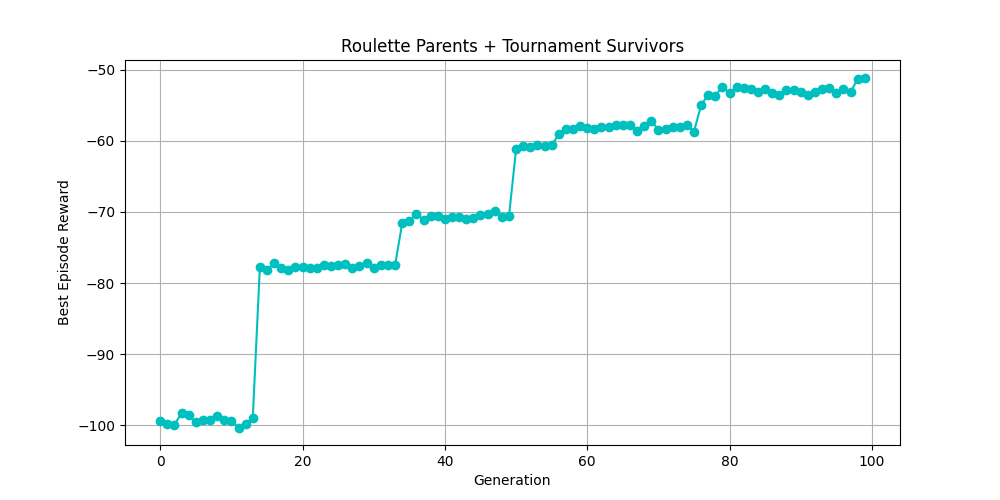

This figure's Python source:
import gymnasium as gym
import numpy as np
import random
import matplotlib.pyplot as plt
import copy

def evalfitness(chromosome, render_mode=None):
    env = gym.make("HalfCheetah-v5", render_mode=render_mode) 
    observation, info = env.reset()
    episode_reward = 0
    terminated = False
    truncated = False
    keyframe_index = 0
    K = len(chromosome) 
    remaining_steps = int(chromosome[keyframe_index][-1])
    while not (terminated or truncated):
        action = chromosome[keyframe_index][:-1]
        observation, reward, terminated, truncated, info = env.step(action)
        episode_reward += reward
        remaining_steps -= 1
        if remaining_steps <= 0:
            keyframe_index = (keyframe_index + 1) % K
            remaining_steps = int(chromosome[keyframe_index][-1])
    env.close()
    return episode_reward

def initPopulation(populationSize, numKeyframes):
    population = []
    for _ in range(populationSize):
        chromosome = []
        for _ in range(numKeyframes):
            torques = np.random.uniform(-1.0, 1.0, 6)
            duration = np.random.randint(5, 51)
            gene = np.append(torques, duration)
            chromosome.append(gene)
        population.append(chromosome)
    return population

def tourneySelection(population, fitnessScores):
    parentA, parentB = random.sample(range(len(population)), 2)
    if fitnessScores[parentA] > fitnessScores[parentB]:
        return population[parentA]
    else:
        return population[parentB]

def truncationSelection(pool, scores, numSelections):
    sortedPool = sorted(zip(pool, scores), key=lambda x: x[1], reverse=True)
    selected = [indiv for indiv, score in sortedPool[:numSelections]]
    selectedScores = [score for indiv, score in sortedPool[:numSelections]]
    return selected, selectedScores

def rouletteSelection(pool, scores, numSelections, replace=False):
    minScore = min(scores)
    shiftedScores = [s - minScore + 1e-6 for s in scores]
    sumScores = sum(shiftedScores)
    probabilities = [s / sumScores for s in shiftedScores]
    selectedIndices = np.random.choice(
        len(pool), 
        size=numSelections, 
        replace=replace, 
        p=probabilities
    )
    selected = [pool[i] for i in selectedIndices]
    selectedScores = [scores[i] for i in selectedIndices]
    return selected, selectedScores

def crossover(parent1, parent2):
    K_len = len(parent1)
    cp = random.randint(1, K_len - 1)
    child = parent1[:cp] + parent2[cp:]
    return child

def mutate(chromosome, mutation_rate=0.1):
    if random.random() < mutation_rate:
        randGene = random.randint(0, len(chromosome) - 1)
        randPara = random.randint(0, 6)
        if randPara < 6:
            chromosome[randGene][randPara] = np.random.uniform(-1.0, 1.0)
        else:
            chromosome[randGene][randPara] = np.random.randint(5, 51)
    return chromosome

def main():
    populationSize = 20
    nkeyframes = 5
    numGenerations = 100
    numOffspring = 10
    
    P1 = initPopulation(populationSize, nkeyframes)
    print("Evaluating initial population (Silent)...")
    fitnessScores = [evalfitness(chrom, render_mode=None) for chrom in P1]
    print(f"Initial Scores: {fitnessScores}")
    rewardsHistory = []

    for gen in range(numGenerations):
        parents, _ = rouletteSelection(P1, fitnessScores, numOffspring * 2, replace=True)
        newChildren = []        
        for i in range(numOffspring):
            p1 = parents[2 * i]
            p2 = parents[2 * i + 1]
            child = mutate(copy.deepcopy(crossover(p1, p2)))
            newChildren.append(child) 
        childScores = [evalfitness(c, render_mode=None) for c in newChildren]
        totalPool = P1 + newChildren
        totalScores = fitnessScores + childScores
        nextGenP1 = []
        while len(nextGenP1) < populationSize:
            survivor = tourneySelection(totalPool, totalScores)
            nextGenP1.append(copy.deepcopy(survivor))
        P1 = nextGenP1
        fitnessScores = [evalfitness(chrom, render_mode=None) for chrom in P1]
        bestReward = max(fitnessScores)
        rewardsHistory.append(bestReward)
        print(f"Generation {gen}: Best Reward = {bestReward}")
    print("Optimization Complete.")

    best_idx = np.argmax(fitnessScores)
    bestCheetah = P1[best_idx]
    print("Showing the best cheetah animation...")
    evalfitness(bestCheetah, render_mode="human")

    with open("best_keyframes_roulette+tournament.txt", "w") as f:
        f.write(f"{len(bestCheetah)}\n")
        for keyframe in bestCheetah:
            line = ", ".join([f"{val:.2f}" if i < 6 else f"{int(val)}" 
                             for i, val in enumerate(keyframe)])
            f.write(line + "\n")
    print("Best keyframes saved to 'best_keyframes_roulette+tournament.txt'!")

    plt.figure(figsize=(10, 5))
    plt.plot(range(numGenerations), rewardsHistory, marker='o', color='c', linestyle='-')
    plt.title("Roulette Parents + Tournament Survivors")
    plt.xlabel("Generation")
    plt.ylabel("Best Episode Reward")
    plt.grid(True)
    plt.savefig("roulette+tournament.png")
    plt.show()
    print("Deliverable 4: Convergence plot has been generated and saved.")

if __name__ == "__main__":
    main()
